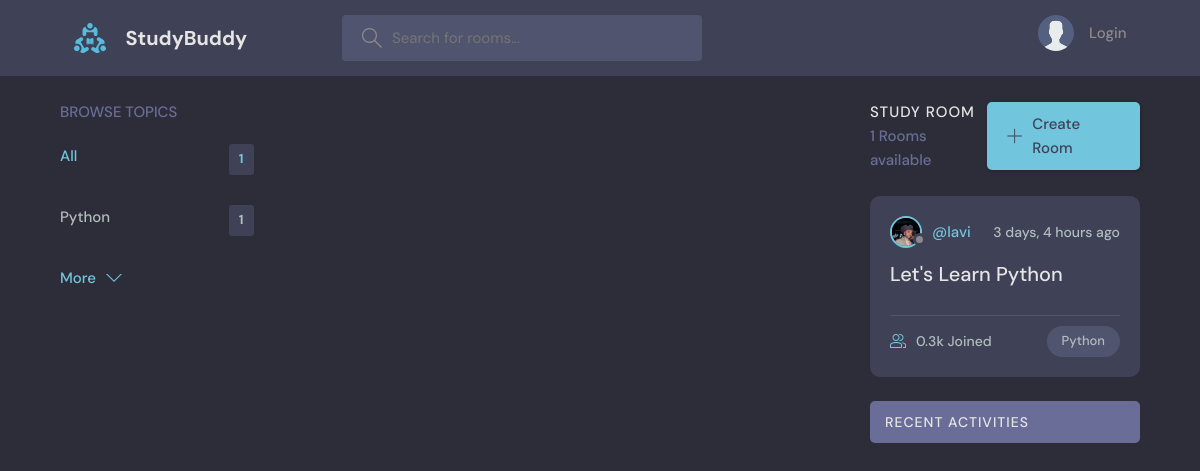
The page / on the database its author committed.
### base/models.py (models this page shows, shortened)
class Topic(models.Model):
    name = models.CharField(max_length = 200)

class Room(models.Model):
    host = models.ForeignKey(User, on_delete = models.SET_NULL,null = True)
    topic= models.ForeignKey(Topic, on_delete = models.SET_NULL,null = True)
    name = models.CharField(max_length = 200)
    description = models.TextField(null = True,blank = True)
    participants = models.ManyToManyField(User, related_name=("participants"),blank = True)
    updated = models.DateTimeField(auto_now= True)
    created = models.DateTimeField(auto_now_add = True )
    class Meta:
        ordering = ['-updated','-created']

class User(AbstractUser):
    name = models.CharField(max_length = 200,null = True)
    email = models.EmailField(unique = True, null=True)
    bio = models.TextField(null=True)
    avatar= models.ImageField(null=True,default="avatar.svg")
    USERNAME_FIELD = 'email'
    REQUIRED_FIELDS = []

### base/views.py (the view)
# urls.py: path('',views.home,name='home'),
def home(request):
    q = request.GET.get('q') if request.GET.get('q') != None else ''
    rooms = Room.objects.filter(Q(topic__name__icontains = q)| Q(name__icontains = q)|Q(description__icontains=q))
    topics = Topic.objects.all()[0:5]
    room_count = rooms.count()
    room_messages= Message.objects.filter(Q(room__topic__name__icontains = q))
    context = {'rooms':rooms,'topics':topics,'room_count' : room_count,'room_messages':room_messages}
    return render(request,'base/home.html',context)

### base/templates/base/home.html (shortened to what this page needs)
{% extends "main.html" %}
{% block content %}
    <main class="layout layout--3">
      <div class="container">
        {% include 'base/topics_component.html' %}
        <div class="roomList">
          <div class="roomList__header">
            <div>
              <h2>Study Room</h2>
              <p>{{room_count}} Rooms available</p>
            </div>
            <a class="btn btn--main" href="{% url 'create-room' %}">
              <svg version="1.1" xmlns="http://www.w3.org/2000/svg" width="32" height="32" viewBox="0 0 32 32">
                <title>add</title>
                <path
                  d="M16.943 0.943h-1.885v14.115h-14.115v1.885h14.115v14.115h1.885v-14.115h14.115v-1.885h-14.115v-14.115z"
                ></path>
              </svg>
              Create Room
            </a>
          </div>
         {% include 'base/feed_component.html' %}
        {% include 'base/activity_component.html' %}
      </div>
    </main>
{%endblock content%}

### base/templates/base/topics_component.html
<div class="topics">
    <div class="topics__header">
      <h2>Browse Topics</h2>
    </div>
    <ul class="topics__list">
      <li>
        <a href="{% url 'home' %}" class="active">All <span>{{topics.count}}</span></a>
      </li>
      {% for topic in topics%}
      <li>
        <a href="{%url 'home'%}?q={{topic.name}}">{{topic.name}}<span>{{topic.room_set.all.count}}</span></a>
      </li>
      {% endfor%}
    </ul>
    <a class="btn btn--link" href="{% url 'topics'%}">
      More
      <svg version="1.1" xmlns="http://www.w3.org/2000/svg" width="32" height="32" viewBox="0 0 32 32">
        <title>chevron-down</title>
        <path d="M16 21l-13-13h-3l16 16 16-16h-3l-13 13z"></path>
      </svg>
    </a>
  </div>

### base/templates/base/feed_component.html (shortened to what this page needs)
{% for room in rooms %}
<div class="roomListRoom">
    <div class="roomListRoom__header">
      <a href="{% url 'user-profile' room.host.id %}" class="roomListRoom__author">
        <div class="avatar avatar--small">
          <img src="{{room.host.avatar.url}}" />
        </div>
        <span>@{{room.host.username}}</span>
      </a>
      <div class="roomListRoom__actions">
        <span>{{room.created|timesince}} ago</span>
      </div>
    </div>
    <div class="roomListRoom__content">
      <a href="{% url 'room' room.id %}">{{room.name}}</a>
    </div>
    <div class="roomListRoom__meta">
      <a href="{% url 'room' room.id %}" class="roomListRoom__joined">
        {{room.participants.all.count}}.3k Joined
      </a>
      <p class="roomListRoom__topic">{{room.topic.name}}</p>
    </div>
  </div>
{% endfor %}

### static/styles/style.css (style rules this page uses)
:root { --color-main: #71c6dd; --color-main-light: #e1f6fb; --color-dark: #3f4156; --color-dark-medium: #51546e; --color-dark-light: #696d97; --color-light: #e5e5e5; --color-gray: #8b8b8b; --color-light-gray: #b2bdbd; --color-bg: #2d2d39; --color-success: #5dd693; --color-error: #fc4b0b; }
* { font-family: "DM Sans", -apple-system, BlinkMacSystemFont, "Segoe UI", Roboto, Oxygen, Ubuntu, Cantarell, "Open Sans", "Helvetica Neue", sans-serif; margin: 0; padding: 0; box-sizing: border-box; text-rendering: optimizeLegibility; font-size: inherit; }
html { font-size: 56.25%; }
@media only screen and (min-width: 1200px) { html { font-size: 62.5%; } }
body { line-height: 1.6; font-weight: 400; font-size: 1.5rem; color: var(--color-light-gray); background-color: var(--color-bg); min-height: 100vh; }
img { width: 100%; }
a { display: inline-block; color: var(--color-main); text-decoration: none; }
.container { max-width: 120rem; width: 90%; margin: auto; }
.btn { background-color: transparent; border: none; display: inline-flex; align-items: center; gap: 1rem; cursor: pointer; transition: all ease-in-out 0.3s; padding: 1rem 2rem; border-radius: 5px; box-shadow: 1px 1px 3px 1px rgba(0, 0, 0, 0.15); font-weight: 500; }
.btn--link { border-radius: 0; padding: 0; color: var(--color-main); box-shadow: none; }
.btn--main { background-color: var(--color-main); color: var(--color-dark); }
.btn > svg { fill: currentColor; width: 1.6rem; height: 1.6rem; }
.avatar { position: relative; display: inline-block; border-radius: 50%; border: 2px solid var(--color-main); }
.avatar img { display: block; border-radius: 50%; object-fit: cover; object-position: center; }
.avatar::after { content: ""; display: block; position: absolute; background-color: var(--color-gray); z-index: 111; border-radius: 50%; border: 0.3rem solid var(--color-dark); }
.avatar.avatar--small img { width: 2.8rem; height: 2.8rem; }
.avatar.avatar--small:after { width: 0.7rem; height: 0.7rem; bottom: 0px; right: -6px; }
.layout { margin-top: 2.4rem; }
.layout > .container { display: flex; justify-content: space-between; align-items: flex-start; }
.layout--3 > .container > div:first-child { flex-basis: 18%; max-width: 22.5rem; }
.layout--3 > .container > div:nth-child(2) { flex-basis: 50%; }
.layout--3 > .container > div:last-child { flex-basis: 25%; }
.topics__header { margin-bottom: 2rem; }
.topics__header h2 { text-transform: uppercase; font-weight: 500; color: var(--color-dark-light); }
.topics__list { list-style: none; }
.topics__list li a { display: flex; justify-content: space-between; margin-bottom: 3rem; font-weight: 500; color: var(--color-light-gray); transition: all 0.3s ease-in-out; }
.topics__list li a.active, .topics__list li a:hover { color: var(--color-main); }
.topics__list li a span { padding: 0.5rem 1rem; background-color: var(--color-dark); border-radius: 3px; font-size: 1.3rem; font-weight: 700; letter-spacing: 1px; }
.roomList__header { display: flex; justify-content: space-between; align-items: center; margin-bottom: 2.4rem; }
.roomList__header h2 { text-transform: uppercase; font-weight: 500; color: var(--color-light); letter-spacing: 1px; }
.roomList__header p { font-weight: 500; color: var(--color-dark-light); }
.roomListRoom { margin-bottom: 2.4rem; background-color: var(--color-dark); border-radius: 1rem; padding: 2rem; }
.roomListRoom__header { display: flex; justify-content: space-between; align-items: center; }
.roomListRoom__author { font-weight: 500; display: flex; align-items: center; gap: 1rem; }
.roomListRoom__actions { display: flex; align-items: flex-start; gap: 1rem; position: relative; }
.roomListRoom__actions span { font-size: 1.4rem; font-weight: 500; }
.roomListRoom__content { margin: 1rem 0; }
.roomListRoom__content a { font-size: 2rem; font-weight: 500; margin-bottom: 1.5rem; color: var(--color-light); transition: all 0.3s ease-in-out; }
.roomListRoom__meta { border-top: 1px solid var(--color-dark-medium); padding-top: 1rem; display: flex; align-items: center; justify-content: space-between; }
.roomListRoom__joined { color: var(--color-light-gray); display: flex; align-items: center; gap: 1rem; font-size: 1.4rem; font-weight: 500; }
.roomListRoom__joined svg { fill: var(--color-main); width: 1.6rem; height: 1.6rem; }
.roomListRoom__topic { padding: 5px 1.5rem; background-color: var(--color-dark-medium); border-radius: 5rem; font-weight: 500; font-size: 1.3rem; }

### rows shown on the page
Topic: name "Python", room_set.all.count "1"
Room: host.avatar (picture), host.username "lavi", created "3 days, 4 hours", name "Let's Learn Python", participants.all.count "0", topic.name "Python"

### other values the page prints
{{ topics.count }} "1"
{{ room_count }} "1"
